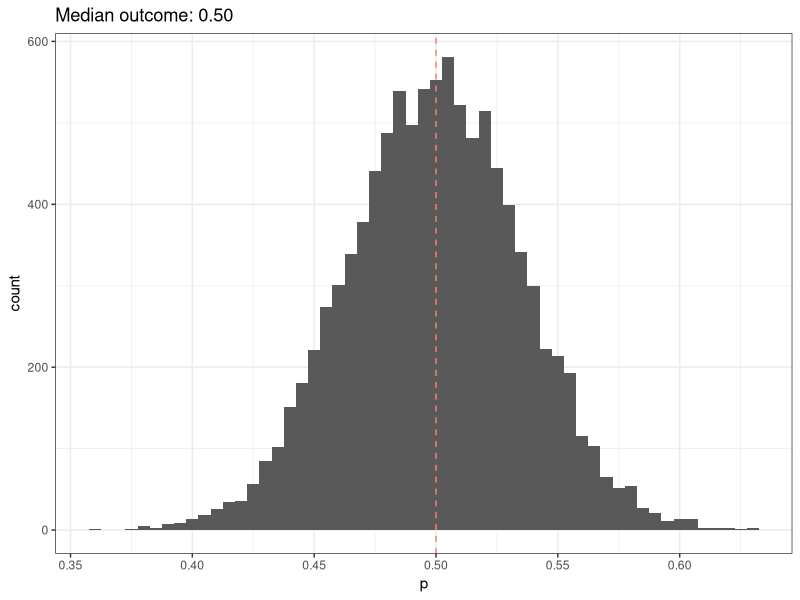

Write R code to recreate this figure.
## ---- chunk 1
options(tidyverse.quiet = TRUE)
library(tidyverse)
library(ggplot2)

p_0 <- 0.5
n_e <- 100

## Take 10000 samples from a binomial distribution with number of gametes
## equal to 2 times the effective population size and allele frequency p_0
##
dat <- tibble(p = rbinom(10000, 2*n_e, p_0)/(2*n_e))
median <- quantile(dat$p, c(0.5))
title <- sprintf("Median outcome: %4.2f", median)
p <- ggplot(dat, aes(x = p)) +
  geom_histogram(binwidth = 1/(2*n_e)) +
  geom_vline(xintercept = p_0, color = "salmon", linetype = "dashed") +
  xlab("p") +
  ggtitle(title) + 
  theme_bw()
p
